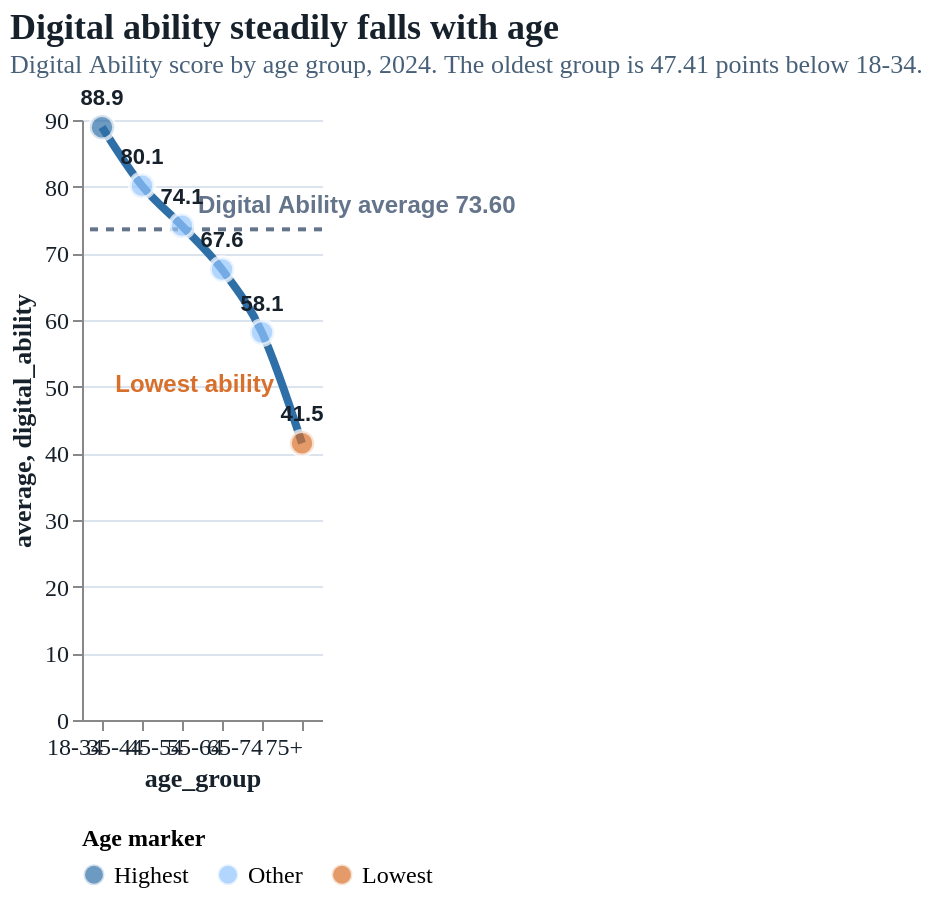

Vega-Lite specification for this chart:
### Vega-Lite specification from a JSON file in a GitHub repository (floating-point values rounded to 4 significant figures)
{"$schema": "https://vega.github.io/schema/vega-lite/v5.json", "description": "Line and point chart showing Digital Ability score by age group, 2024.", "title": {"text": "Digital ability steadily falls with age", "subtitle": "Digital Ability score by age group, 2024. The oldest group is 47.41 points below 18-34."}, "width": "container", "height": 300, "data": {"values": [{"age_group": "18-34", "digital_ability": 88.93, "marker": "Highest"}, {"age_group": "35-44", "digital_ability": 80.14, "marker": "Other"}, {"age_group": "45-54", "digital_ability": 74.12, "marker": "Other"}, {"age_group": "55-64", "digital_ability": 67.59, "marker": "Other"}, {"age_group": "65-74", "digital_ability": 58.11, "marker": "Other"}, {"age_group": "75+", "digital_ability": 41.52, "marker": "Lowest"}]}, "layer": [{"data": {"values": [{"average": 73.6}]}, "mark": {"type": "rule", "strokeDash": [4, 4], "strokeWidth": 2, "color": "#64748b"}, "encoding": {"y": {"field": "average", "type": "quantitative"}}}, {"data": {"values": [{"age_group": "45-54", "average": 73.6, "label": "Digital Ability average 73.60"}]}, "mark": {"type": "text", "align": "left", "dx": 8, "dy": -12, "fontSize": 12, "fontWeight": "bold", "color": "#64748b"}, "encoding": {"x": {"field": "age_group", "type": "ordinal", "sort": ["18-34", "35-44", "45-54", "55-64", "65-74", "75+"]}, "y": {"field": "average", "type": "quantitative"}, "text": {"field": "label"}}}, {"mark": {"type": "line", "interpolate": "monotone", "strokeWidth": 4, "color": "#2f6fa7"}, "encoding": {"x": {"field": "age_group", "type": "ordinal", "sort": ["18-34", "35-44", "45-54", "55-64", "65-74", "75+"], "axis": {"labelAngle": 0, "labelOverlap": false, "labelLimit": 70, "labelPadding": 8}}, "y": {"field": "digital_ability", "type": "quantitative"}}}, {"mark": {"type": "point", "filled": true, "size": 150, "stroke": "white", "strokeWidth": 2}, "encoding": {"x": {"field": "age_group", "type": "ordinal", "sort": ["18-34", "35-44", "45-54", "55-64", "65-74", "75+"], "axis": {"labelAngle": 0, "labelOverlap": false, "labelLimit": 70, "labelPadding": 8}}, "y": {"field": "digital_ability", "type": "quantitative"}, "color": {"field": "marker", "type": "nominal", "title": "Age marker", "scale": {"domain": ["Highest", "Other", "Lowest"], "range": ["#2f6fa7", "#93c5fd", "#d86f2a"]}}, "tooltip": [{"field": "age_group", "type": "ordinal", "title": "Age group"}, {"field": "digital_ability", "type": "quantitative", "title": "Digital Ability", "format": ".2f"}]}}, {"mark": {"type": "text", "dy": -14, "fontSize": 11, "fontWeight": "bold", "color": "#17212b"}, "encoding": {"x": {"field": "age_group", "type": "ordinal", "sort": ["18-34", "35-44", "45-54", "55-64", "65-74", "75+"], "axis": {"labelAngle": 0, "labelOverlap": false, "labelLimit": 70, "labelPadding": 8}}, "y": {"field": "digital_ability", "type": "quantitative"}, "text": {"field": "digital_ability", "type": "quantitative", "format": ".1f"}}}, {"data": {"values": [{"age_group": "75+", "digital_ability": 45, "annotation": "Lowest ability"}]}, "mark": {"type": "text", "align": "right", "dx": -14, "fontSize": 12, "fontWeight": "bold", "color": "#d86f2a", "dy": -18}, "encoding": {"x": {"field": "age_group", "type": "ordinal", "sort": ["18-34", "35-44", "45-54", "55-64", "65-74", "75+"], "axis": {"labelAngle": 0, "labelOverlap": false, "labelLimit": 70, "labelPadding": 8}}, "y": {"field": "digital_ability", "type": "quantitative"}, "text": {"field": "annotation"}}}], "config": {"view": {"stroke": null}, "axis": {"labelFont": "IBM Plex Sans", "titleFont": "IBM Plex Sans", "labelFontSize": 12, "titleFontSize": 13, "labelColor": "#17212b", "titleColor": "#17212b", "gridColor": "#dbe4ee", "labelLimit": 240}, "legend": {"labelFont": "IBM Plex Sans", "titleFont": "IBM Plex Sans", "labelFontSize": 12, "titleFontSize": 12, "symbolSize": 110, "orient": "bottom"}, "title": {"font": "Space Grotesk", "subtitleFont": "IBM Plex Sans", "fontSize": 18, "subtitleFontSize": 13, "anchor": "start", "color": "#17212b", "subtitleColor": "#486178"}}}
